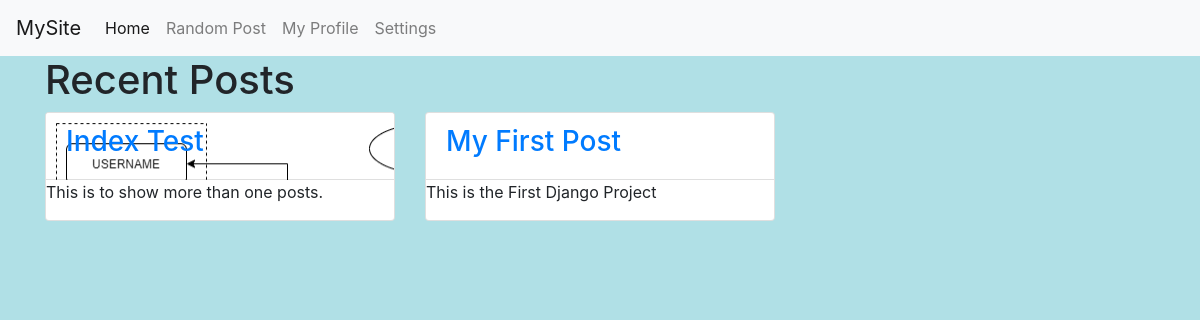
The page / on the database its author committed.
### blog/models.py (models this page shows, shortened)
class Post(models.Model):
    title = models.CharField(max_length=255)
    slug = models.SlugField(max_length=255, unique=True)
    summary = models.CharField(max_length=300)
    content = models.TextField()
    publish = models.BooleanField(default=True)
    created = models.DateTimeField(auto_now_add=True)
    image = models.ImageField(upload_to='img')
    class Meta:
        ordering = ['-created']

### blog/views.py (the view)
# urls.py: path('', blog_views.index),
def index(request):
    posts = Post.objects.all()
    return render(request,'index.html',{'posts':posts})

### blog/Templates/index.html
{% extends 'base.html' %}
{% block content %}
   <div class="container">
       <div class="row">
           <div class="col-md-12">
               <h1 class="thin center">Recent Posts</h1>
           </div>
{%  for post in posts   %}
     <div class="col-md-4">
         <div class="card">
             <div class="card-header" style="background:url({{post.image.url}})">
                 <h3 class="post-title"><a href="/post/{{post.slug}}">{{post.title}}</a></h3>
         </div>
         <p>{{post.summary }}</p>
         </div>
     </div>
{% endfor %}
       </div>
   </div>
{%endblock%}

### blog/Templates/base.html (shortened to what this page needs)
<!DOCTYPE html>
<html lang="en">
<head>
    {% load static %}
    <link rel="stylesheet" type="text/css" href ="{% static 'css/style.css'%}" />
    {% load bootstrap4 %}
    {% bootstrap_css%}
</head>
<body>
     <nav class="navbar navbar-expand-lg navbar-light bg-light">
      <div class="collapse navbar-collapse" id="navbarTogglerDemo01">
        <a class="navbar-brand">MySite</a>
        <ul class="navbar-nav mr-auto mt-2 mt-lg-0">
          <li class="nav-item active">
            <a class="nav-link" href="/">Home <span class="sr-only">(current)</span></a>
          </li>
          <li class="nav-item">
            <a class="nav-link" href="#">Random Post</a>
          </li>
            <li class="nav-item">
            <a class="nav-link" href="#">My Profile</a>
          </li>
            <li class="nav-item">
            <a class="nav-link" href="#">Settings</a>
          </li>
        </ul>
      </div>
    </nav>
        <div id="content">
            {% block content %}{% endblock %}
        </div>
</body>
</html>

### blog/static/css/style.css (style rules this page uses)
body { background:#B0E0E6 !important; }

### rows shown on the page
Post: image (picture), title "Index Test", summary "This is to show more than one posts."
Post: title "My First Post", summary "This is the First Django Project"
